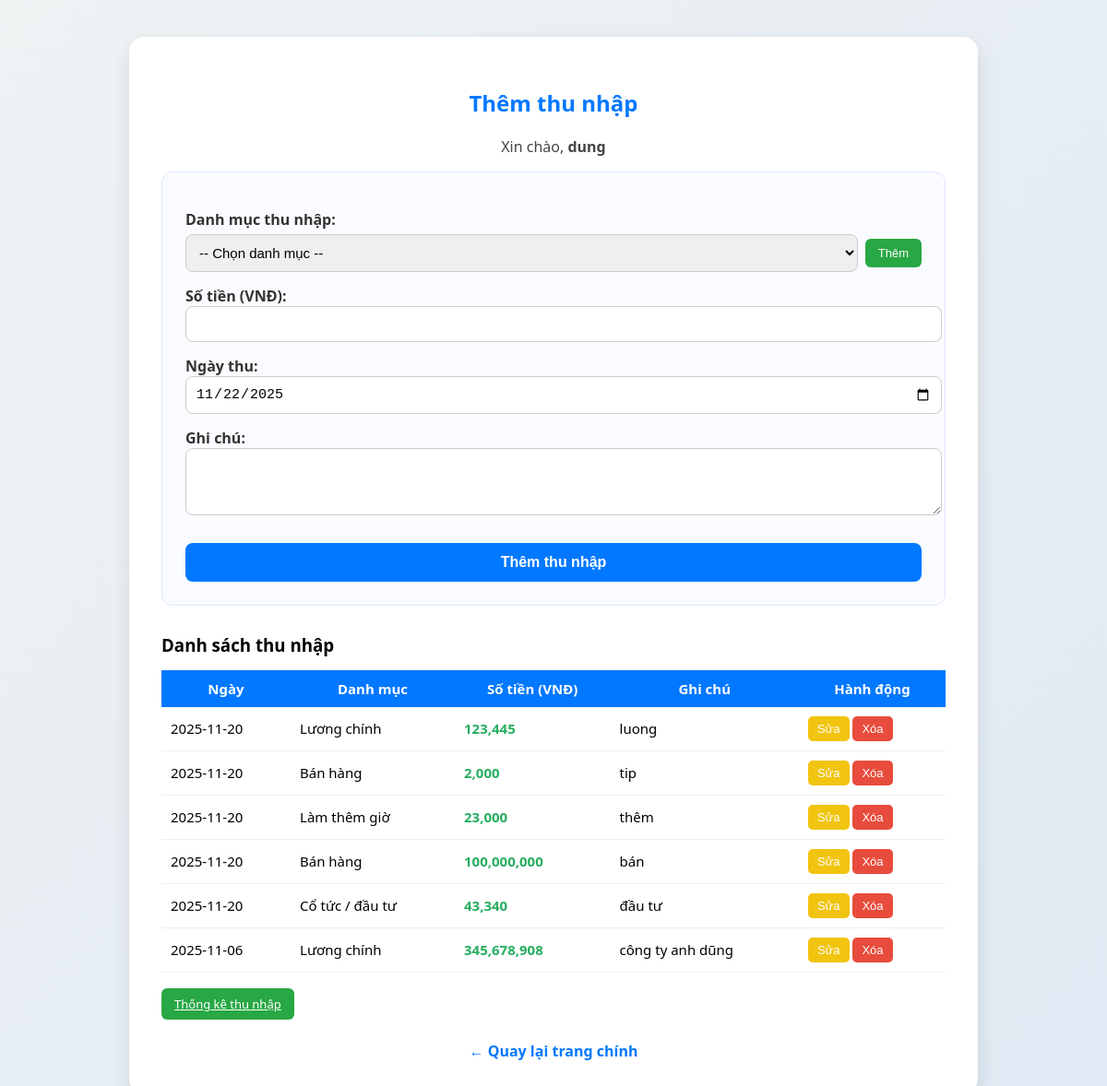
Screenshot of /thunhap.php (signed in) with the database file from the repository.
### tables this page shows
CREATE TABLE IF NOT EXISTS `incomes` (
  `id` int NOT NULL AUTO_INCREMENT,
  `user_id` int NOT NULL,
  `category_id` int DEFAULT NULL,
  `title` varchar(255) DEFAULT NULL,
  `amount` decimal(15,2) NOT NULL,
  `note` text,
  `date` date NOT NULL,
  `created_at` timestamp NULL DEFAULT CURRENT_TIMESTAMP,
  PRIMARY KEY (`id`),
  KEY `user_id` (`user_id`),
  KEY `category_id` (`category_id`)
);

CREATE TABLE IF NOT EXISTS `categories` (
  `id` int NOT NULL AUTO_INCREMENT,
  `user_id` int NOT NULL,
  `name` varchar(150) NOT NULL,
  `type` enum('income','expense') NOT NULL,
  `created_at` timestamp NULL DEFAULT CURRENT_TIMESTAMP,
  PRIMARY KEY (`id`),
  KEY `user_id` (`user_id`)
);

### thunhap.php (the view, shortened to what this page needs)
<?php
$conn = mysqli_connect("localhost", "root", "", "Quanlythuchi");
$user = $_SESSION['username'];
$user_id = mysqli_fetch_assoc(mysqli_query($conn, "SELECT id FROM users WHERE username='$user'"))['id'];
$result = mysqli_query($conn, "SELECT i.id, i.date, c.name AS category, i.amount, i.note
                            FROM incomes i LEFT JOIN categories c ON i.category_id=c.id
                            WHERE i.user_id='$user_id' ORDER BY i.date DESC");
?>
<!DOCTYPE html>
<html lang="vi">
<head>
</head>
<body>
<div class="container">
    <h2>Thêm thu nhập</h2>
    <p>Xin chào, <b><?php echo $_SESSION['username']; ?></b></p>
    <form method="POST">
    <label>Danh mục thu nhập:</label>
    <div class="row-flex">
        <select name="category_id" required>
            <option value="">-- Chọn danh mục --</option>
        </select>
        <button type="button" class="small-btn" onclick="toggleAddCategory()">Thêm</button>
    </div>
    <label>Số tiền (VNĐ):</label>
    <input type="number" name="amount" step="0.01" required>
    <label>Ngày thu:</label>
    <input type="date" name="date" value="<?php echo date('Y-m-d'); ?>">
    <label>Ghi chú:</label>
    <textarea name="note" rows="3"></textarea>
    <button type="submit" name="them_thunhap" class="submit-btn">Thêm thu nhập</button>
</form>
    <h3 style="margin-bottom:10px;">Danh sách thu nhập</h3>
    <table>
        <tr>
            <th>Ngày</th>
            <th>Danh mục</th>
            <th>Số tiền (VNĐ)</th>
            <th>Ghi chú</th>
            <th>Hành động</th>
        </tr>
        <?php while ($row = mysqli_fetch_assoc($result)): ?>
        <tr>
            <td><?php echo $row['date']; ?></td>
            <td><?php echo htmlspecialchars($row['category']); ?></td>
            <td style="color:#27ae60; font-weight:bold;"><?php echo number_format($row['amount'], 0); ?></td>
            <td><?php echo htmlspecialchars($row['note']); ?></td>
            <td>
                <button class="action-btn edit-btn" onclick="toggleEditForm(<?php echo $row['id']; ?>)">Sửa</button>
                <a href="?xoa=<?php echo $row['id']; ?>" onclick="return confirm('Xóa khoản này?');">
                    <button type="button" class="action-btn delete-btn">Xóa</button>
                </a>
            </td>
        </tr>
        <?php endwhile; ?>
    </table>
    <br>
    <a href="thongke_thunhap.php" class="small-btn" >Thống kê thu nhập</a>
    <div class="back"><a href="index.php">← Quay lại trang chính</a></div>
</div>
</body>
</html>

### thunhap.php (style rules this page uses)
body { font-family: "Segoe UI", sans-serif; background: linear-gradient(135deg, #eef2f3, #dfe9f3); margin: 0; padding: 0; }
.container { max-width: 850px; margin: 40px auto; background: #fff; padding: 35px; border-radius: 16px; box-shadow: 0 8px 20px rgba(0,0,0,0.1); }
h2 { text-align: center; color: #0078ff; margin-bottom: 20px; }
p { text-align: center; color: #444; }
form { background: #f9fbff; padding: 25px; border-radius: 12px; border: 1px solid #e0e7ff; margin-bottom: 30px; }
label { font-weight: 600; color: #333; display: block; margin-top: 15px; }
input, select, textarea { width: 100%; padding: 10px; border-radius: 8px; border: 1px solid #ccc; font-size: 15px; transition: all 0.3s; }
.row-flex { display: flex; align-items: center; gap: 8px; margin-top: 5px; }
.small-btn { background: #28a745; color: white; border: none; border-radius: 6px; padding: 8px 14px; cursor: pointer; font-size: 13px; }
button.submit-btn { margin-top: 25px; background: #0078ff; color: white; border: none; border-radius: 8px; padding: 12px; cursor: pointer; width: 100%; font-weight: bold; font-size: 16px; }
table { width: 100%; border-collapse: collapse; margin-top: 15px; font-size: 15px; }
th { background: #0078ff; color: white; padding: 10px; }
td { border-bottom: 1px solid #eee; padding: 10px; }
.action-btn { border: none; padding: 6px 10px; border-radius: 5px; cursor: pointer; color: white; font-size: 13px; }
.edit-btn { background: #f1c40f; }
.delete-btn { background: #e74c3c; }
.back { text-align: center; margin-top: 30px; }
.back a { color: #0078ff; text-decoration: none; font-weight: 600; }

### rows the page displays
incomes: date "2025-11-20", category.name "Lương chính", amount "123,445", note "luong"
incomes: date "2025-11-20", category.name "Bán hàng", amount "2,000", note "tip"
incomes: date "2025-11-20", category.name "Làm thêm giờ", amount "23,000", note "thêm"
incomes: date "2025-11-20", category.name "Bán hàng", amount "100,000,000", note "bán"
incomes: date "2025-11-20", category.name "Cổ tức / đầu tư", amount "43,340", note "đầu tư"
incomes: date "2025-11-06", category.name "Lương chính", amount "345,678,908", note "công ty anh dũng"

### other values shown
$_SESSION['username'] "dung"
